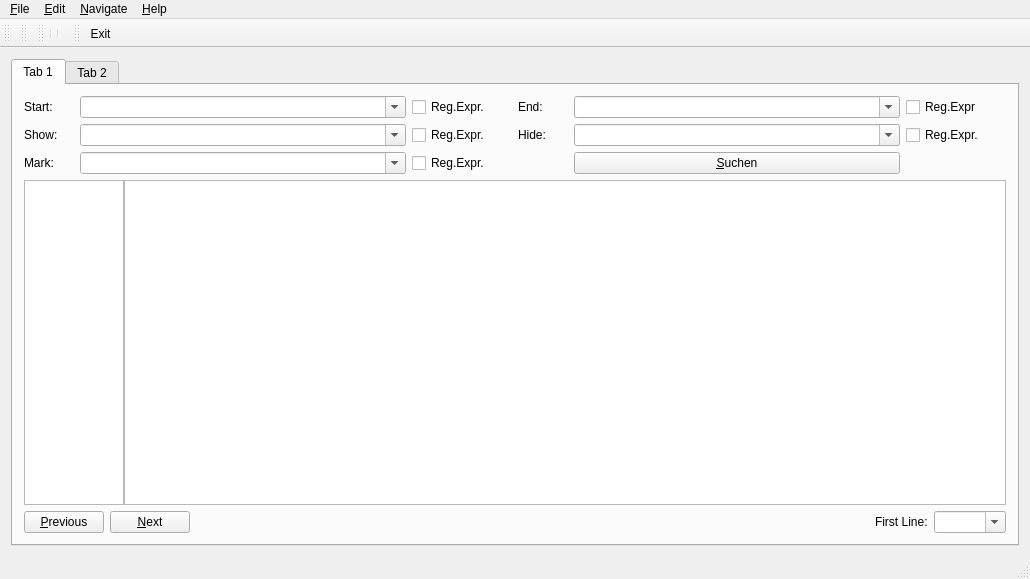
<?xml version="1.0" encoding="UTF-8"?>
<ui version="4.0">
 <class>MainWindow</class>
 <widget class="QMainWindow" name="MainWindow">
  <property name="geometry">
   <rect>
    <x>0</x>
    <y>0</y>
    <width>1030</width>
    <height>579</height>
   </rect>
  </property>
  <property name="windowTitle">
   <string>RePubLib File Finder</string>
  </property>
  <widget class="QWidget" name="centralWidget">
   <layout class="QGridLayout" name="gridLayout_2">
    <item row="0" column="0">
     <widget class="QTabWidget" name="tabWidget">
      <widget class="QWidget" name="tab">
       <attribute name="title">
        <string>Tab 1</string>
       </attribute>
       <layout class="QVBoxLayout" name="verticalLayout">
        <item>
         <layout class="QGridLayout" name="gridLayout">
          <item row="0" column="0">
           <widget class="QLabel" name="label">
            <property name="maximumSize">
             <size>
              <width>50</width>
              <height>16777215</height>
             </size>
            </property>
            <property name="text">
             <string>Start:</string>
            </property>
           </widget>
          </item>
          <item row="0" column="1">
           <widget class="QComboBox" name="comboBoxStart">
            <property name="editable">
             <bool>true</bool>
            </property>
           </widget>
          </item>
          <item row="0" column="2">
           <widget class="QCheckBox" name="checkBoxRegExprStart">
            <property name="maximumSize">
             <size>
              <width>100</width>
              <height>16777215</height>
             </size>
            </property>
            <property name="text">
             <string>Reg.Expr.</string>
            </property>
           </widget>
          </item>
          <item row="0" column="3">
           <widget class="QLabel" name="label_2">
            <property name="maximumSize">
             <size>
              <width>50</width>
              <height>16777215</height>
             </size>
            </property>
            <property name="text">
             <string>End:</string>
            </property>
           </widget>
          </item>
          <item row="0" column="4">
           <widget class="QComboBox" name="comboBoxEnd">
            <property name="editable">
             <bool>true</bool>
            </property>
           </widget>
          </item>
          <item row="0" column="5">
           <widget class="QCheckBox" name="checkBoxRegExprEnd">
            <property name="maximumSize">
             <size>
              <width>100</width>
              <height>16777215</height>
             </size>
            </property>
            <property name="text">
             <string>Reg.Expr</string>
            </property>
           </widget>
          </item>
          <item row="1" column="0">
           <widget class="QLabel" name="label_3">
            <property name="maximumSize">
             <size>
              <width>50</width>
              <height>16777215</height>
             </size>
            </property>
            <property name="text">
             <string>Show:</string>
            </property>
           </widget>
          </item>
          <item row="1" column="1">
           <widget class="QComboBox" name="comboBoxVisible">
            <property name="editable">
             <bool>true</bool>
            </property>
           </widget>
          </item>
          <item row="1" column="2">
           <widget class="QCheckBox" name="checkBoxRegExprVisible">
            <property name="maximumSize">
             <size>
              <width>100</width>
              <height>16777215</height>
             </size>
            </property>
            <property name="text">
             <string>Reg.Expr.</string>
            </property>
           </widget>
          </item>
          <item row="1" column="3">
           <widget class="QLabel" name="label_4">
            <property name="maximumSize">
             <size>
              <width>50</width>
              <height>16777215</height>
             </size>
            </property>
            <property name="text">
             <string>Hide:</string>
            </property>
           </widget>
          </item>
          <item row="1" column="4">
           <widget class="QComboBox" name="comboBoxHide">
            <property name="editable">
             <bool>true</bool>
            </property>
           </widget>
          </item>
          <item row="1" column="5">
           <widget class="QCheckBox" name="checkBoxRegExprHide">
            <property name="maximumSize">
             <size>
              <width>100</width>
              <height>16777215</height>
             </size>
            </property>
            <property name="text">
             <string>Reg.Expr.</string>
            </property>
           </widget>
          </item>
          <item row="2" column="0">
           <widget class="QLabel" name="label_5">
            <property name="maximumSize">
             <size>
              <width>50</width>
              <height>16777215</height>
             </size>
            </property>
            <property name="text">
             <string>Mark:</string>
            </property>
           </widget>
          </item>
          <item row="2" column="1">
           <widget class="QComboBox" name="comboBoxMark">
            <property name="editable">
             <bool>true</bool>
            </property>
           </widget>
          </item>
          <item row="2" column="2">
           <widget class="QCheckBox" name="checkBoxRegExprMark">
            <property name="maximumSize">
             <size>
              <width>100</width>
              <height>16777215</height>
             </size>
            </property>
            <property name="text">
             <string>Reg.Expr.</string>
            </property>
           </widget>
          </item>
          <item row="2" column="4">
           <widget class="QPushButton" name="pushButtonSearch">
            <property name="text">
             <string>&amp;Suchen</string>
            </property>
           </widget>
          </item>
         </layout>
        </item>
        <item>
         <layout class="QHBoxLayout" name="horizontalLayout" stretch="0,1">
          <property name="spacing">
           <number>0</number>
          </property>
          <item>
           <widget class="QPlainTextEdit" name="plainTextEdit">
            <property name="maximumSize">
             <size>
              <width>100</width>
              <height>16777215</height>
             </size>
            </property>
           </widget>
          </item>
          <item>
           <widget class="QTextEdit" name="textEdit"/>
          </item>
         </layout>
        </item>
        <item>
         <layout class="QHBoxLayout" name="horizontalLayout_2">
          <item>
           <widget class="QPushButton" name="pushButtonPrev">
            <property name="text">
             <string>&amp;Previous</string>
            </property>
           </widget>
          </item>
          <item>
           <widget class="QPushButton" name="pushButton">
            <property name="text">
             <string>&amp;Next</string>
            </property>
           </widget>
          </item>
          <item>
           <spacer name="horizontalSpacer">
            <property name="orientation">
             <enum>Qt::Horizontal</enum>
            </property>
            <property name="sizeHint" stdset="0">
             <size>
              <width>40</width>
              <height>20</height>
             </size>
            </property>
           </spacer>
          </item>
          <item>
           <widget class="QLabel" name="label_6">
            <property name="text">
             <string>First Line:</string>
            </property>
           </widget>
          </item>
          <item>
           <widget class="QComboBox" name="comboBoxFirstLine">
            <property name="editable">
             <bool>true</bool>
            </property>
           </widget>
          </item>
         </layout>
        </item>
       </layout>
      </widget>
      <widget class="QWidget" name="tab_2">
       <attribute name="title">
        <string>Tab 2</string>
       </attribute>
      </widget>
     </widget>
    </item>
   </layout>
  </widget>
  <widget class="QMenuBar" name="menuBar">
   <property name="geometry">
    <rect>
     <x>0</x>
     <y>0</y>
     <width>1030</width>
     <height>23</height>
    </rect>
   </property>
   <widget class="QMenu" name="menuFile">
    <property name="title">
     <string>&amp;File</string>
    </property>
    <addaction name="separator"/>
    <addaction name="separator"/>
    <addaction name="separator"/>
    <addaction name="actionExit"/>
    <addaction name="separator"/>
   </widget>
   <widget class="QMenu" name="menuHelp">
    <property name="title">
     <string>&amp;Help</string>
    </property>
    <addaction name="actionAbout"/>
   </widget>
   <widget class="QMenu" name="menuNavigation">
    <property name="title">
     <string>&amp;Navigate</string>
    </property>
   </widget>
   <widget class="QMenu" name="menu_Edit">
    <property name="title">
     <string>&amp;Edit</string>
    </property>
    <addaction name="separator"/>
    <addaction name="separator"/>
    <addaction name="separator"/>
   </widget>
   <addaction name="menuFile"/>
   <addaction name="menu_Edit"/>
   <addaction name="menuNavigation"/>
   <addaction name="menuHelp"/>
  </widget>
  <widget class="QToolBar" name="mainToolBar">
   <attribute name="toolBarArea">
    <enum>TopToolBarArea</enum>
   </attribute>
   <attribute name="toolBarBreak">
    <bool>false</bool>
   </attribute>
  </widget>
  <widget class="QStatusBar" name="statusBar"/>
  <widget class="QToolBar" name="toolBarNavigate">
   <property name="windowTitle">
    <string>toolBar</string>
   </property>
   <attribute name="toolBarArea">
    <enum>TopToolBarArea</enum>
   </attribute>
   <attribute name="toolBarBreak">
    <bool>false</bool>
   </attribute>
  </widget>
  <widget class="QToolBar" name="toolBarEdit">
   <property name="windowTitle">
    <string>toolBar_2</string>
   </property>
   <attribute name="toolBarArea">
    <enum>TopToolBarArea</enum>
   </attribute>
   <attribute name="toolBarBreak">
    <bool>false</bool>
   </attribute>
   <addaction name="separator"/>
   <addaction name="separator"/>
  </widget>
  <widget class="QToolBar" name="toolBarExit">
   <property name="windowTitle">
    <string>toolBar_2</string>
   </property>
   <attribute name="toolBarArea">
    <enum>TopToolBarArea</enum>
   </attribute>
   <attribute name="toolBarBreak">
    <bool>false</bool>
   </attribute>
   <addaction name="actionExit"/>
  </widget>
  <action name="actionExit">
   <property name="icon">
    <iconset resource="reviewer.qrc">
     <normaloff>:/main/icons/door_in.png</normaloff>:/main/icons/door_in.png</iconset>
   </property>
   <property name="text">
    <string>E&amp;xit</string>
   </property>
   <property name="toolTip">
    <string>Exits the program</string>
   </property>
   <property name="shortcut">
    <string>Ctrl+X</string>
   </property>
  </action>
  <action name="actionAbout">
   <property name="text">
    <string>&amp;About</string>
   </property>
   <property name="shortcut">
    <string>Ctrl+Shift+A</string>
   </property>
  </action>
 </widget>
 <layoutdefault spacing="6" margin="11"/>
 <resources>
  <include location="reviewer.qrc"/>
 </resources>
 <connections>
  <connection>
   <sender>actionExit</sender>
   <signal>triggered()</signal>
   <receiver>MainWindow</receiver>
   <slot>close()</slot>
   <hints>
    <hint type="sourcelabel">
     <x>-1</x>
     <y>-1</y>
    </hint>
    <hint type="destinationlabel">
     <x>566</x>
     <y>289</y>
    </hint>
   </hints>
  </connection>
 </connections>
</ui>
